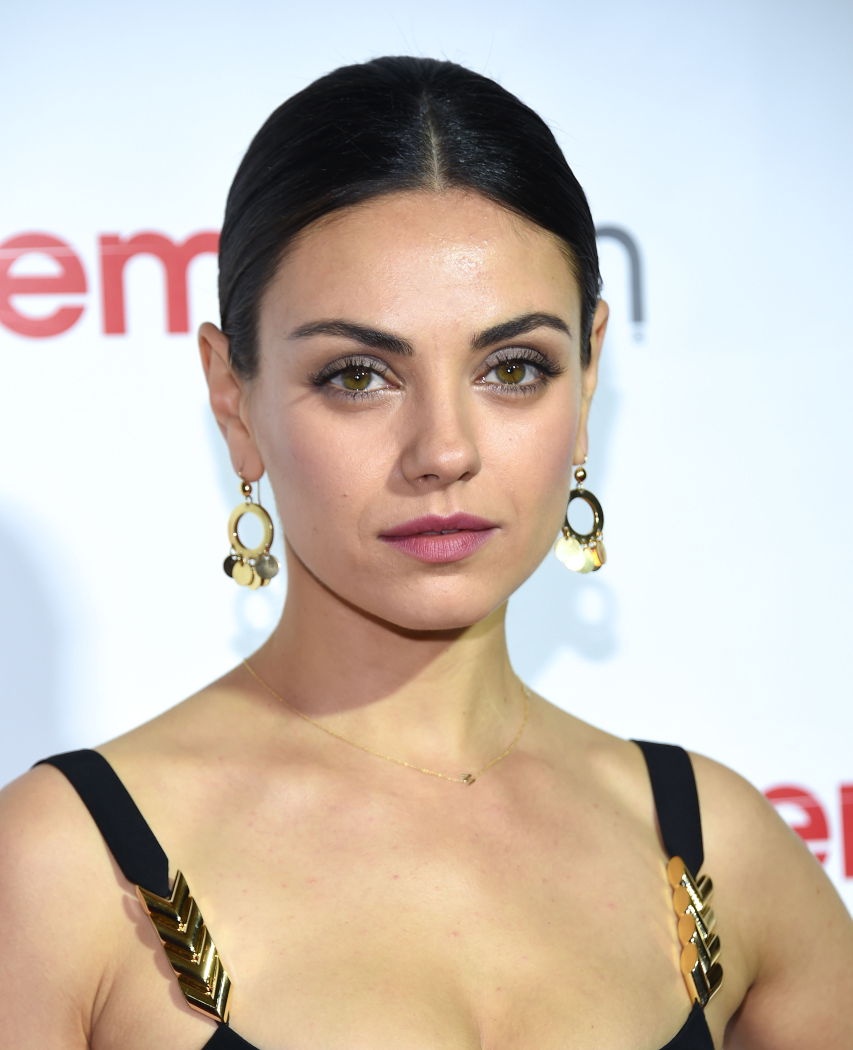
#> input picture 8_OpenCV_Bokeh/openCV_bokeh/photo.jpg, 3411 x 4200 px (shown at 1/4 size)
$ python 'Face Detection.py'
#> lines starting #> are read from the running program, lines starting #| are printed output that depends on the picture; after the words box and inside, x2 and y2 are one past the last pixel; in counts of white or black regions, pixels touching at a corner belong together
import cv2

# Create a CascadeClassifier Object
face_cascade = cv2.CascadeClassifier("haarcascade_frontalface_default.xml")

# Reading the image as it is
img = cv2.imread("photo.jpg")
#> img is the input picture: shape (4200, 3411, 3); mean B, G, R 179.2, 190.1, 202.7

# Reading the image as gray scale image
gray_img = cv2.cvtColor(img,cv2.COLOR_BGR2GRAY)
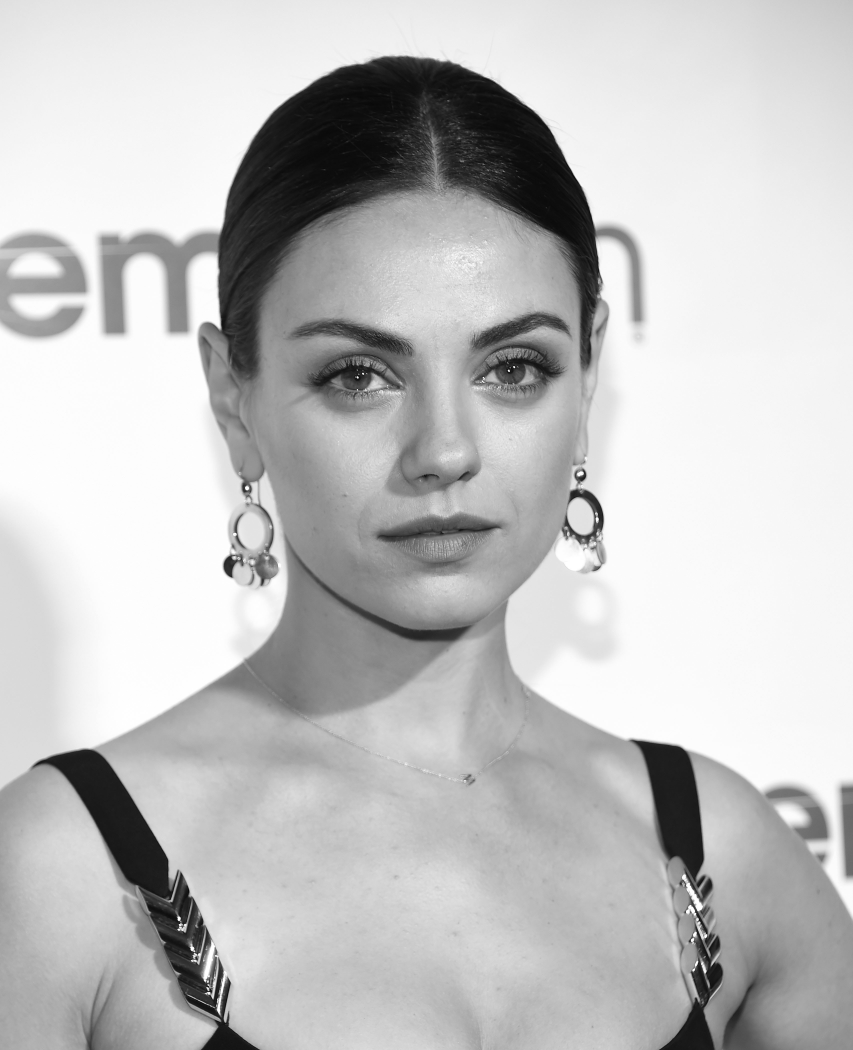
#> gray_img: shape (4200, 3411) (shown at 1/4 size); min 0, max 255, mean 192.7

# Search the co-ordintes of the image
faces = face_cascade.detectMultiScale(gray_img, scaleFactor = 1.05,
                                      minNeighbors=5)
#> faces = [[879, 813, 1731, 1731]]
print(type(faces))
#| <class 'numpy.ndarray'>
print(faces)
#| [[ 879  813 1731 1731]]

for x,y,w,h in faces:
    img = cv2.rectangle(img, (x,y), (x+w,y+h),(0,255,0),3)
#> this loop made 1 pass

resized = cv2.resize(img, (int(img.shape[1]/7),int(img.shape[0]/7)))
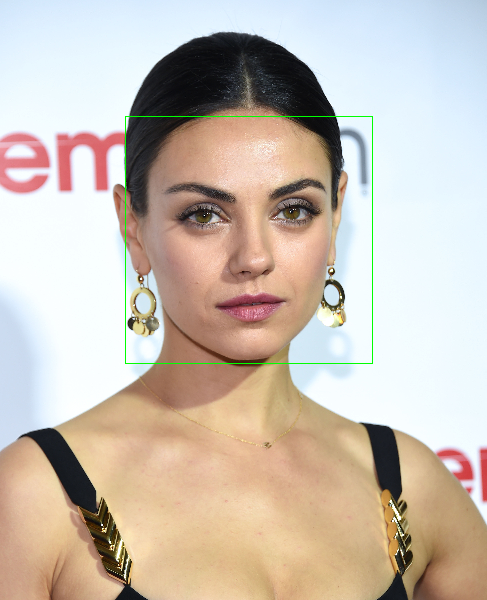
#> resized: shape (600, 487, 3); mean B, G, R 178.6, 190.4, 202.1

cv2.imshow("Gray", resized)

cv2.waitKey(0)

cv2.destroyAllWindows()

$ run again, with 8_OpenCV_Bokeh/openCV_bokeh/Penguins.jpg copied over 8_OpenCV_Bokeh/openCV_bokeh/photo.jpg
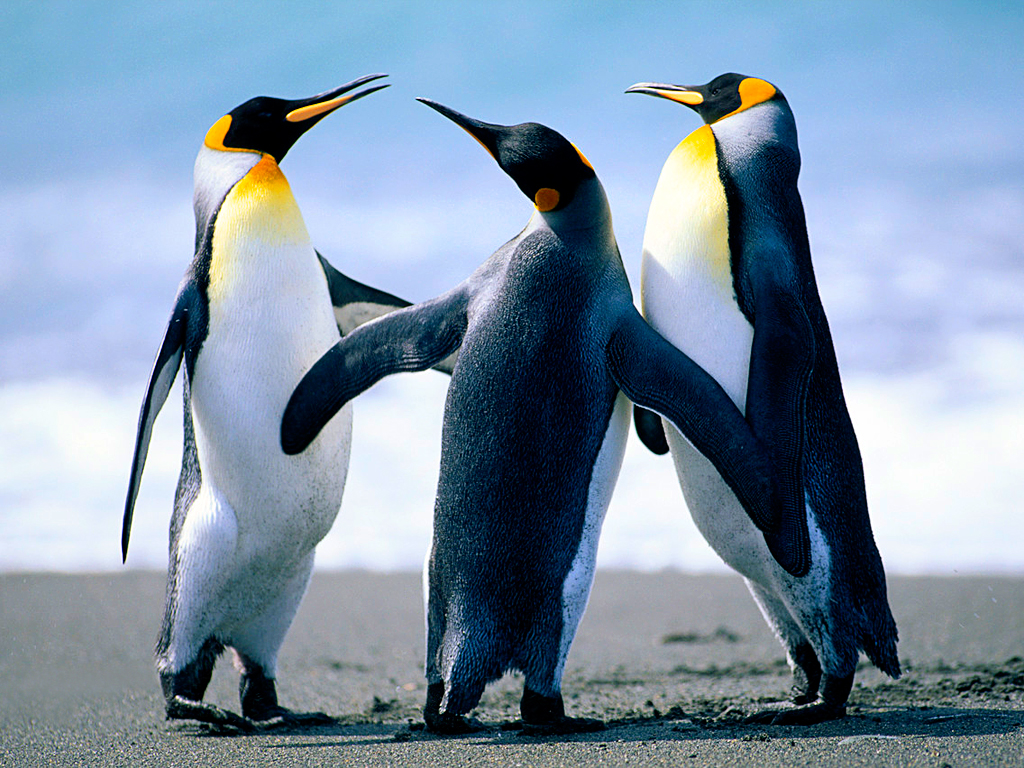
#> input picture 8_OpenCV_Bokeh/openCV_bokeh/Penguins.jpg, 1024 x 768 px
#> img is the input picture: shape (768, 1024, 3); mean B, G, R 168.1, 148, 127.8
#> `gray_img = cv2.cvtColor(img,cv2.COLOR_BGR2GRAY)`:
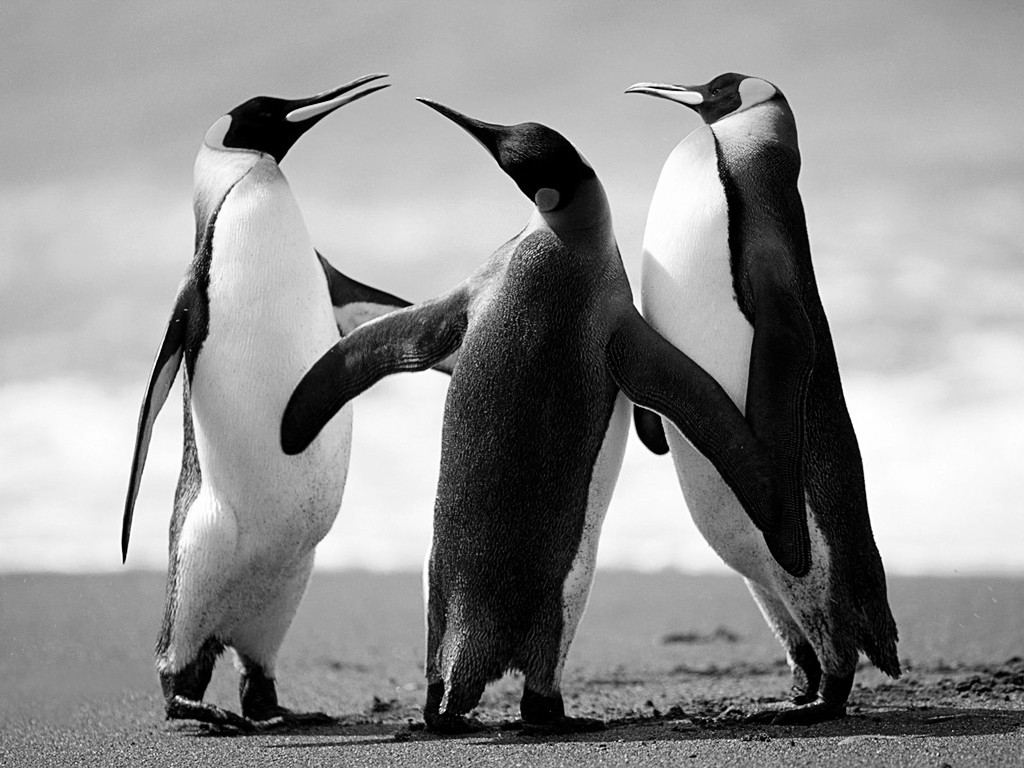
#> gray_img: shape (768, 1024); min 0, max 255, mean 144.3
#> faces = ()
#| <class 'tuple'>
#> `resized = cv2.resize(img, (int(img.shape[1]/7),int(img.shape[0]/7)))`:
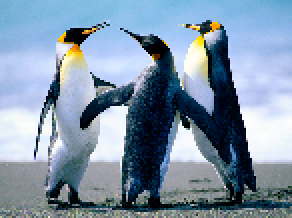
#> resized: shape (109, 146, 3) (shown 2 times larger); mean B, G, R 168, 147.9, 127.8
